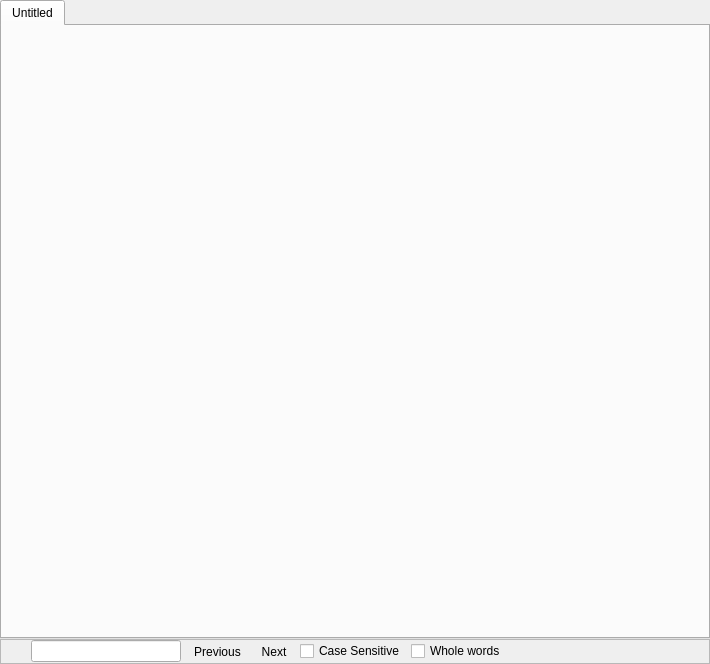
<ui version="4.0" >
 <comment>*********************************************************************&#xd;
*********************************************************************</comment>
 <class>TabbedBrowser</class>
 <widget class="QWidget" name="TabbedBrowser" >
  <property name="geometry" >
   <rect>
    <x>0</x>
    <y>0</y>
    <width>710</width>
    <height>664</height>
   </rect>
  </property>
  <property name="windowTitle" >
   <string>TabbedBrowser</string>
  </property>
  <layout class="QVBoxLayout" >
   <property name="spacing" >
    <number>0</number>
   </property>
   <property name="leftMargin" >
    <number>0</number>
   </property>
   <property name="topMargin" >
    <number>0</number>
   </property>
   <property name="rightMargin" >
    <number>0</number>
   </property>
   <property name="bottomMargin" >
    <number>0</number>
   </property>
   <item>
    <widget class="QTabWidget" name="tab" >
     <widget class="QWidget" name="frontpage" >
      <attribute name="title" >
       <string>Untitled</string>
      </attribute>
      <layout class="QGridLayout" >
       <property name="leftMargin" >
        <number>8</number>
       </property>
       <property name="topMargin" >
        <number>8</number>
       </property>
       <property name="rightMargin" >
        <number>8</number>
       </property>
       <property name="bottomMargin" >
        <number>8</number>
       </property>
       <property name="horizontalSpacing" >
        <number>6</number>
       </property>
       <property name="verticalSpacing" >
        <number>6</number>
       </property>
      </layout>
     </widget>
    </widget>
   </item>
   <item>
    <widget class="QFrame" name="frameFind" >
     <property name="frameShape" >
      <enum>QFrame::StyledPanel</enum>
     </property>
     <property name="frameShadow" >
      <enum>QFrame::Raised</enum>
     </property>
     <layout class="QHBoxLayout" >
      <property name="spacing" >
       <number>6</number>
      </property>
      <property name="leftMargin" >
       <number>0</number>
      </property>
      <property name="topMargin" >
       <number>0</number>
      </property>
      <property name="rightMargin" >
       <number>0</number>
      </property>
      <property name="bottomMargin" >
       <number>0</number>
      </property>
      <item>
       <widget class="QToolButton" name="toolClose" >
        <property name="text" >
         <string/>
        </property>
        <property name="icon" >
         <iconset resource="ra.qrc" >:/msc/images/close.png</iconset>
        </property>
        <property name="autoRaise" >
         <bool>true</bool>
        </property>
       </widget>
      </item>
      <item>
       <widget class="QLineEdit" name="editFind" >
        <property name="sizePolicy" >
         <sizepolicy vsizetype="Fixed" hsizetype="Fixed" >
          <horstretch>0</horstretch>
          <verstretch>0</verstretch>
         </sizepolicy>
        </property>
        <property name="minimumSize" >
         <size>
          <width>150</width>
          <height>0</height>
         </size>
        </property>
       </widget>
      </item>
      <item>
       <widget class="QToolButton" name="toolPrevious" >
        <property name="text" >
         <string>Previous</string>
        </property>
        <property name="icon" >
         <iconset resource="ra.qrc" >:/msc/images/searchprevious.png</iconset>
        </property>
        <property name="toolButtonStyle" >
         <enum>Qt::ToolButtonTextBesideIcon</enum>
        </property>
        <property name="autoRaise" >
         <bool>true</bool>
        </property>
       </widget>
      </item>
      <item>
       <widget class="QToolButton" name="toolNext" >
        <property name="minimumSize" >
         <size>
          <width>0</width>
          <height>0</height>
         </size>
        </property>
        <property name="text" >
         <string>Next</string>
        </property>
        <property name="icon" >
         <iconset resource="ra.qrc" >:/msc/images/searchnext.png</iconset>
        </property>
        <property name="toolButtonStyle" >
         <enum>Qt::ToolButtonTextBesideIcon</enum>
        </property>
        <property name="autoRaise" >
         <bool>true</bool>
        </property>
        <property name="arrowType" >
         <enum>Qt::NoArrow</enum>
        </property>
       </widget>
      </item>
      <item>
       <widget class="QCheckBox" name="checkCase" >
        <property name="text" >
         <string>Case Sensitive</string>
        </property>
       </widget>
      </item>
      <item>
       <widget class="QCheckBox" name="checkWholeWords" >
        <property name="text" >
         <string>Whole words</string>
        </property>
       </widget>
      </item>
      <item>
       <widget class="QLabel" name="labelWrapped" >
        <property name="minimumSize" >
         <size>
          <width>0</width>
          <height>20</height>
         </size>
        </property>
        <property name="maximumSize" >
         <size>
          <width>105</width>
          <height>20</height>
         </size>
        </property>
        <property name="text" >
         <string/>
        </property>
        <property name="textFormat" >
         <enum>Qt::RichText</enum>
        </property>
        <property name="pixmap" >
         <pixmap/>
        </property>
        <property name="scaledContents" >
         <bool>true</bool>
        </property>
        <property name="alignment" >
         <set>Qt::AlignLeading|Qt::AlignLeft|Qt::AlignVCenter</set>
        </property>
       </widget>
      </item>
      <item>
       <spacer>
        <property name="orientation" >
         <enum>Qt::Horizontal</enum>
        </property>
        <property name="sizeHint" >
         <size>
          <width>81</width>
          <height>21</height>
         </size>
        </property>
       </spacer>
      </item>
     </layout>
    </widget>
   </item>
  </layout>
 </widget>
 <resources>
  <include location="ra.qrc" />
 </resources>
 <connections/>
</ui>
